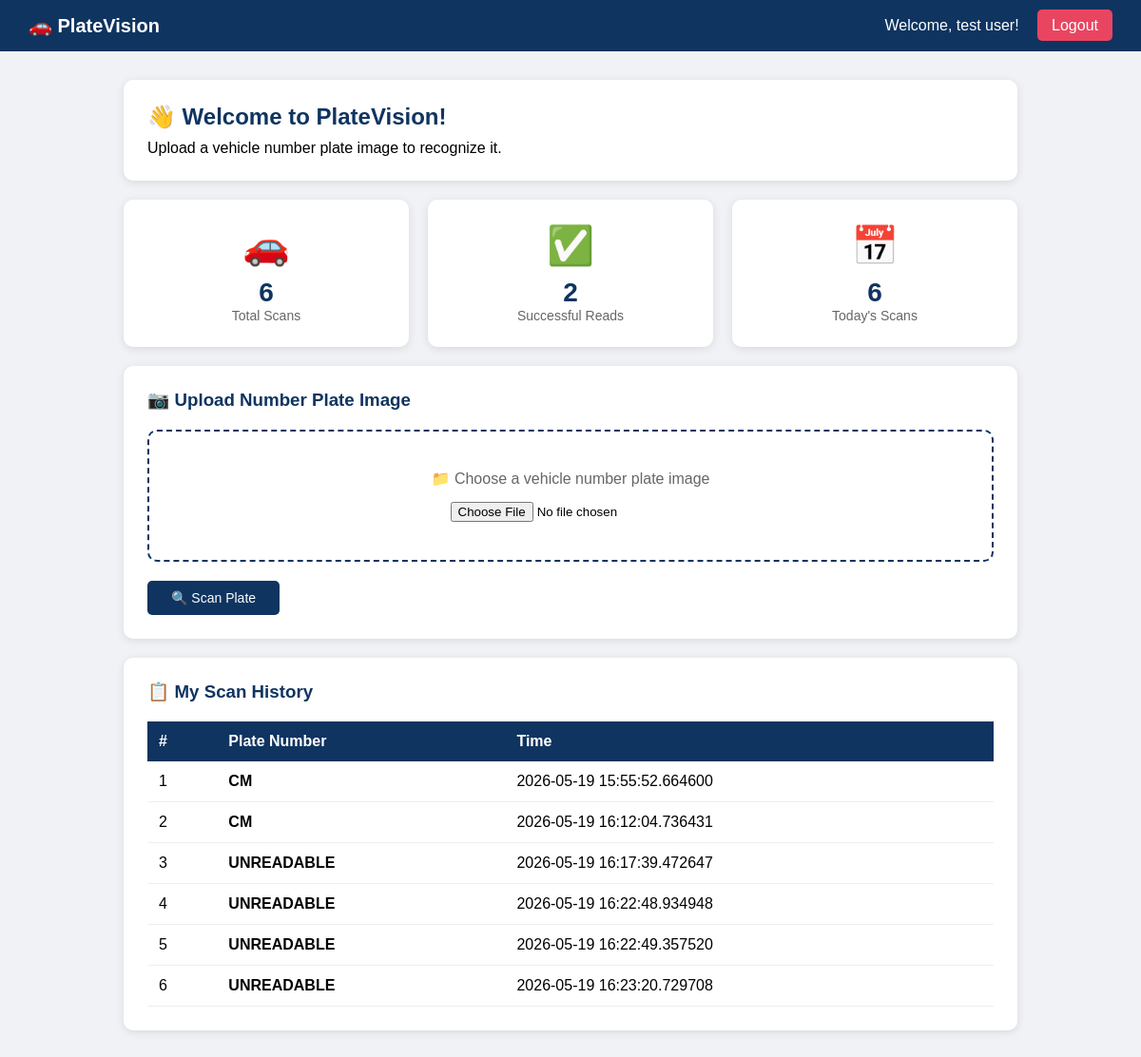
Page /dashboard (signed in) on the committed database.
### app.py (models this page shows)
class VehicleLog(db.Model):
    id = db.Column(db.Integer, primary_key=True)
    user_id = db.Column(db.Integer)
    plate_number = db.Column(db.String(20))
    image_path = db.Column(db.String(255))
    entry_time = db.Column(db.DateTime, default=datetime.utcnow)
    created_at = db.Column(db.DateTime, default=datetime.utcnow)

### app.py (the view)
@app.route('/dashboard')
def dashboard():
    if 'user_id' not in session:
        return redirect(url_for('login'))
    logs = VehicleLog.query.filter_by(
        user_id=session['user_id']).all()
    total_scans = len(logs)
    successful = len([l for l in logs
                     if l.plate_number != 'UNREADABLE'])
    return render_template('user/dashboard.html',
        logs=logs,
        total_scans=total_scans,
        successful=successful
    )

### templates/user/dashboard.html (shortened to what this page needs)
<!DOCTYPE html>
<html lang="en">
<head>
</head>
<body>
    <div class="navbar">
        <h1>🚗 PlateVision</h1>
        <div>
            <span style="margin-right:15px;">
                Welcome, {{ session.user_name }}!
            </span>
            <a href="{{ url_for('logout') }}">Logout</a>
        </div>
    </div>
    <div class="content">
        <div class="welcome">
            <h2>👋 Welcome to PlateVision!</h2>
            <p>Upload a vehicle number plate image to recognize it.</p>
        </div>
        <div class="cards">
            <div class="card">
                <div class="icon">🚗</div>
                <h3>{{ total_scans }}</h3>
                <p>Total Scans</p>
            </div>
            <div class="card">
                <div class="icon">✅</div>
                <h3>{{ successful }}</h3>
                <p>Successful Reads</p>
            </div>
            <div class="card">
                <div class="icon">📅</div>
                <h3>{{ total_scans }}</h3>
                <p>Today's Scans</p>
            </div>
        </div>
        <div class="upload-section">
            <h3>📷 Upload Number Plate Image</h3>
            <form method="POST"
                  action="/upload"
                  enctype="multipart/form-data">
                <div class="upload-box">
                    <p>📁 Choose a vehicle number plate image</p>
                    <input type="file"
                           name="plate_image"
                           accept="image/*"
                           required>
                </div>
                <button type="submit" class="btn">
                    🔍 Scan Plate
                </button>
            </form>
        </div>
        <div class="upload-section">
            <h3>📋 My Scan History</h3>
            <table>
                <tr>
                    <th>#</th>
                    <th>Plate Number</th>
                    <th>Time</th>
                </tr>
                {% for log in logs %}
                <tr>
                    <td>{{ loop.index }}</td>
                    <td><strong>{{ log.plate_number }}</strong></td>
                    <td>{{ log.entry_time }}</td>
                </tr>
                {% endfor %}
            </table>
        </div>
    </div>
</body>
</html>

### templates/user/dashboard.html (style rules this page uses)
* { margin: 0; padding: 0; box-sizing: border-box; }
body { font-family: Arial, sans-serif; background: #f0f2f5; }
.navbar { background: #0f3460; padding: 15px 30px; display: flex; justify-content: space-between; align-items: center; color: white; }
.navbar h1 { font-size: 20px; }
.navbar a { color: white; text-decoration: none; background: #e94560; padding: 8px 15px; border-radius: 5px; }
.content { padding: 30px; max-width: 1000px; margin: 0 auto; }
.welcome { background: white; padding: 25px; border-radius: 10px; margin-bottom: 20px; box-shadow: 0 2px 10px rgba(0,0,0,0.1); }
.welcome h2 { color: #0f3460; margin-bottom: 10px; }
.cards { display: grid; grid-template-columns: repeat(3, 1fr); gap: 20px; margin-bottom: 20px; }
.card { background: white; padding: 25px; border-radius: 10px; text-align: center; box-shadow: 0 2px 10px rgba(0,0,0,0.1); }
.card .icon { font-size: 40px; margin-bottom: 10px; }
.card h3 { color: #0f3460; font-size: 28px; }
.card p { color: #666; font-size: 14px; }
.upload-section { background: white; padding: 25px; border-radius: 10px; box-shadow: 0 2px 10px rgba(0,0,0,0.1); margin-bottom: 20px; }
.upload-section h3 { color: #0f3460; margin-bottom: 20px; }
.upload-box { border: 2px dashed #0f3460; padding: 40px; text-align: center; border-radius: 10px; margin-bottom: 20px; }
.upload-box p { color: #666; margin-bottom: 15px; }
.btn { background: #0f3460; color: white; padding: 10px 25px; border: none; border-radius: 5px; cursor: pointer; font-size: 14px; }
table { width: 100%; border-collapse: collapse; }
th { background: #0f3460; color: white; padding: 12px; text-align: left; }
td { padding: 12px; border-bottom: 1px solid #eee; }

### rows in the picture
VehicleLog: plate_number "CM", entry_time "2026-05-19 15:55:52.664600"
VehicleLog: plate_number "CM", entry_time "2026-05-19 16:12:04.736431"
VehicleLog: plate_number "UNREADABLE", entry_time "2026-05-19 16:17:39.472647"
VehicleLog: plate_number "UNREADABLE", entry_time "2026-05-19 16:22:48.934948"
VehicleLog: plate_number "UNREADABLE", entry_time "2026-05-19 16:22:49.357520"
VehicleLog: plate_number "UNREADABLE", entry_time "2026-05-19 16:23:20.729708"

### other values in the picture
{{ session.user_name }} "test user"
{{ total_scans }} "6"
{{ successful }} "2"
